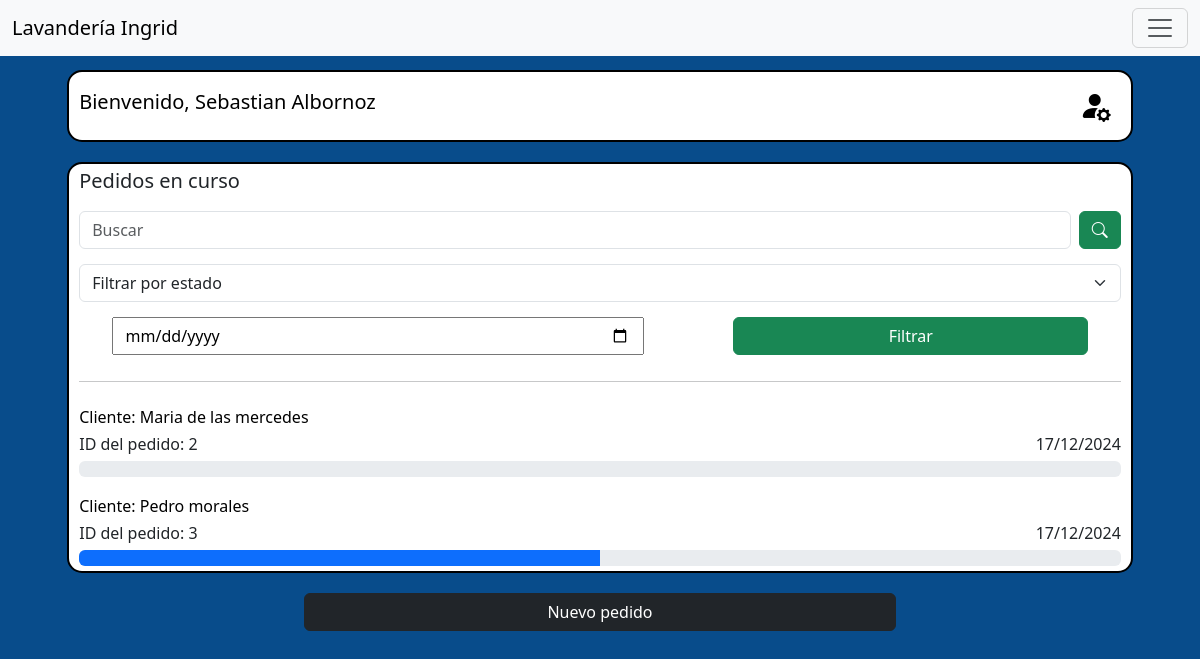
Before: /home/ (signed in) with the older database file.
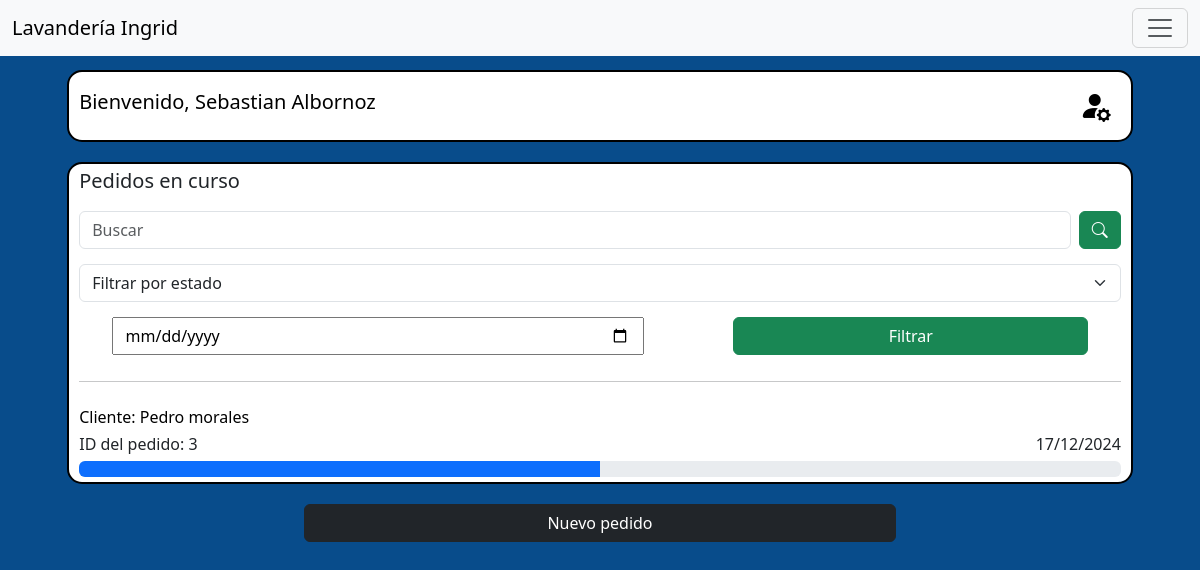
After: the same page with the newer database file.
### order_management_module/models.py (models this page shows)
class Order(models.Model):
    STATUS_CHOICES = [
        ('1', 'Por retirar'),
        ('2', 'Retirado'),
        ('3', 'En progreso'),
        ('4', 'Por entregar'),
        ('5', 'Entregado'),
    ]
    client_name = models.CharField(max_length=100, default=None, blank=True, null=True)
    client_email = models.EmailField()
    receipt_date_time = models.DateTimeField(default=None, blank=True, null=True)
    delivery_date_time = models.DateTimeField(default=None, blank=True, null=True)
    status = models.CharField(
        max_length=1,
        choices=STATUS_CHOICES,
        default='3',
    )

### main/views.py (the view)
# urls.py: path("home/", home, name="home"),
@login_required
def home(request):
    search_query = request.GET.get('search', '')
    status_filter = request.GET.get('status', '')
    date_filter = request.GET.get('date', '')
    orders = Order.objects.filter(status__in=['3', '4'])
    if search_query: #Filtro por nombre de cliente
        orders = orders.filter(client_name__icontains=search_query)
    if status_filter: # Filtro por estado
        orders = orders.filter(status=status_filter)
    if date_filter: # Filtro por fecha de recepción
        orders = orders.filter(receipt_date_time__date=date_filter)
    data = {
        'user': request.user,
        'orders': orders,
    }
    return render(request, 'main/home.html', data)

### main/templates/main/home.html (shortened to what this page needs)
{% extends 'main/utils/base.html' %}
{% load static %}
{% block content %}
{% include 'main/utils/navbar.html' %}
<main id="pg-home">
    <div class="user-container widget-container">
        <h5>Bienvenido, <span>{{user.first_name}} {{user.last_name}}</span></h5>
        <a href="">
            <i class="bi bi-person-fill-gear"></i>
        </a>
    </div>
    <div class="orders-container widget-container">
        <h5>Pedidos en curso</h5>
        <form method="get">
            <div class="d-flex">
                <input class="form-control me-2" type="search" name="search" placeholder="Buscar"
                       aria-label="Search" value="{{ request.GET.search }}">
                <button class="btn btn-success" type="submit">
                    <i class="bi bi-search"></i>
                </button>
            </div>
            <div>
                <select class="form-select" name="status" aria-label="Default select example">
                    <option value="">Filtrar por estado</option>
                </select>
            </div>
            <div class="row justify-content-center">
                <input type="date" class="col-6" name="date" value="{{ request.GET.date }}">
                <div class="col-1"></div>
                <input type="submit" class="btn btn-success col-4" value="Filtrar">
            </div>
        </form>
        <hr>
        <div class="orders-container-body">
            {% for order in orders %}
            <div class="order-container">
                <a href="/order/{{order.id}}/">
                    <h6>Cliente: {{order.client_name}}</h6>
                </a>
                <div class="order-details">
                    <p>ID del pedido: {{order.id}}</p>
                    <p>{{ order.receipt_date_time|date:"d/m/Y" }}</p>
                </div>
                {% if order.status == '3' %}
                <div class="progress" role="progressbar" aria-label="Basic example" aria-valuenow="0" aria-valuemin="0"
                    aria-valuemax="100">
                </div>
                {% elif order.status == '4' %}
                <div class="progress" role="progressbar" aria-label="Basic example" aria-valuenow="50" aria-valuemin="0"
                    aria-valuemax="100">
                    <div class="progress-bar" style="width: 50%"></div>
                </div>
                {% endif %}
            </div>
            {% endfor %}
        </div>
    </div>
    <div class="d-grid gap-2 col-6 mx-auto">
        <a href="/order/create/" class="btn btn-dark">
            Nuevo pedido
        </a>
    </div>
</main>
{% endblock %}

### main/templates/main/utils/base.html (shortened to what this page needs)
{% load static %}
<!DOCTYPE html>
<html lang="es">
<head>
    <link href="https://cdn.jsdelivr.net/npm/bootstrap@5.3.3/dist/css/bootstrap.min.css" rel="stylesheet">
    <link href="https://cdn.jsdelivr.net/npm/bootstrap-icons/font/bootstrap-icons.css" rel="stylesheet">
    <link rel="stylesheet" href="{% static 'main/css/style.css' %}">
</head>
<body>
    {% block content %}
    {% endblock %}
</body>
</html>

### main/templates/main/utils/navbar.html (shortened to what this page needs)
<nav class="navbar bg-body-tertiary fixed-top">
    <div class="container-fluid">
        <a class="navbar-brand" href="#">Lavandería Ingrid</a>
        <button class="navbar-toggler" type="button" data-bs-toggle="offcanvas" data-bs-target="#offcanvasNavbar"
            aria-controls="offcanvasNavbar" aria-label="Toggle navigation">
            <span class="navbar-toggler-icon"></span>
        </button>
    </div>
</nav>

### main/static/main/css/style.css (style rules this page uses)
body { background-color: rgb(8, 76, 139); padding: 70px 1vh 15px; }
.widget-container { width: 90%; height: fit-content; background-color: white; border: 2px black solid; border-radius: 15px; padding: 5px 10px; }
#pg-home { display: flex; flex-flow: column; align-items: center; gap: 20px; }
#pg-home .user-container { display: flex; flex-flow: row nowrap; justify-content: space-between; align-items: center; color: black; }
#pg-home .user-container h5 span { white-space: nowrap; }
#pg-home .user-container a { font-size: xx-large; color: black; padding: 5px 10px; }
#pg-home .orders-container { display: flex; flex-flow: column nowrap; align-self: center; gap: 10px; }
#pg-home .orders-container form { display: flex; flex-flow: column nowrap; gap: 15px; }
#pg-home .orders-container .orders-container-body { display: flex; flex-flow: column nowrap; gap: 20px; }
#pg-home .orders-container .orders-container-body .order-container { display: flex; flex-flow: column nowrap; gap: 5px; }
#pg-home .orders-container .orders-container-body .order-container a { text-decoration: none; }
#pg-home .orders-container .orders-container-body .order-container a h6 { margin: 0; color: black; text-decoration: none; }
#pg-home .orders-container .orders-container-body .order-container .order-details { display: flex; flex-flow: row nowrap; justify-content: space-between; }
#pg-home .orders-container .orders-container-body .order-container .order-details p { margin: 0; }

Changed rows visible on the page:
removed Order: client_name "Maria de las mercedes", id "2", receipt_date_time "17/12/2024", status "3" (drawn)
